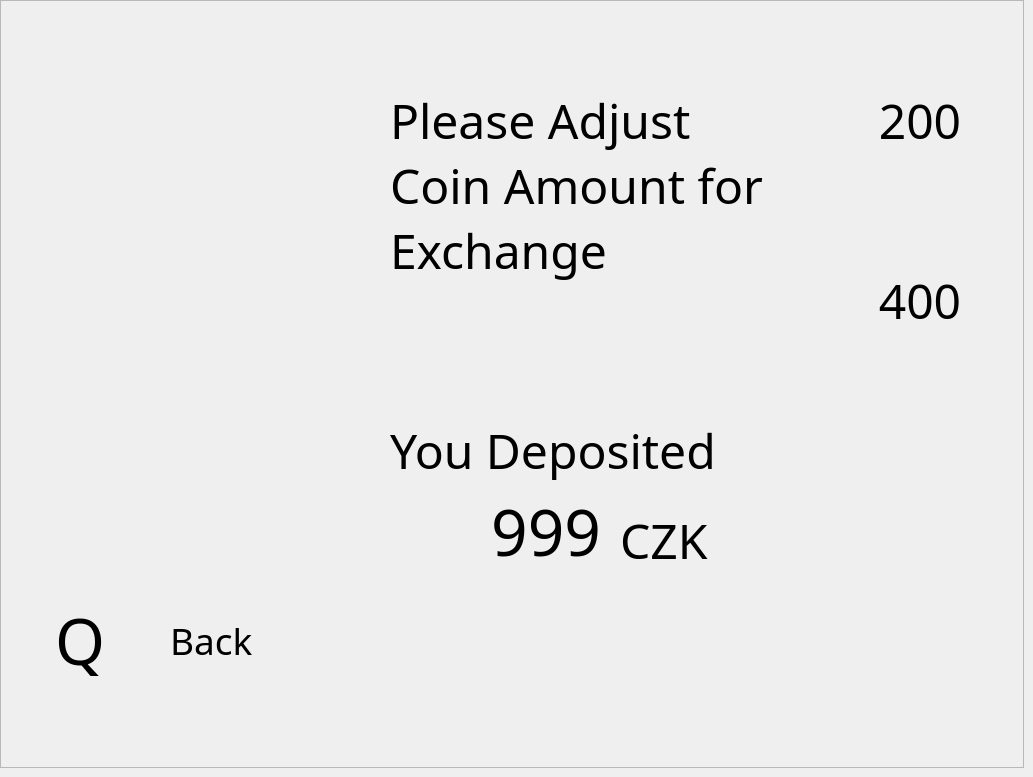
    <widget class="QWidget" name="i4pageFixedExchange">
     <widget class="QFrame" name="i4frFixedExchange">
      <property name="geometry">
       <rect>
        <x>0</x>
        <y>0</y>
        <width>1024</width>
        <height>768</height>
       </rect>
      </property>
      <property name="styleSheet">
       <string notr="true">QPushButton{ border-image: url(:/buttons/btn500.png);}
QPushButton:pressed {border-image: url(:/buttons/btn500pressed.png); border: none;}
QPushButton:disabled {border-image: url(:/bckgrnd/bgnd500.png); border: none;}
</string>
      </property>
      <property name="frameShape">
       <enum>QFrame::StyledPanel</enum>
      </property>
      <property name="frameShadow">
       <enum>QFrame::Raised</enum>
      </property>
      <widget class="QPushButton" name="i4btnExChoice2">
       <property name="geometry">
        <rect>
         <x>840</x>
         <y>220</y>
         <width>160</width>
         <height>160</height>
        </rect>
       </property>
       <property name="font">
        <font>
         <family>Berlin Sans FB</family>
         <pointsize>36</pointsize>
         <weight>50</weight>
         <bold>false</bold>
        </font>
       </property>
       <property name="focusPolicy">
        <enum>Qt::NoFocus</enum>
       </property>
       <property name="text">
        <string>400</string>
       </property>
       <property name="flat">
        <bool>true</bool>
       </property>
      </widget>
      <widget class="QLabel" name="i4lblYouDeposited">
       <property name="geometry">
        <rect>
         <x>390</x>
         <y>400</y>
         <width>371</width>
         <height>101</height>
        </rect>
       </property>
       <property name="font">
        <font>
         <family>Berlin Sans FB</family>
         <pointsize>36</pointsize>
         <weight>50</weight>
         <bold>false</bold>
        </font>
       </property>
       <property name="text">
        <string>You Deposited</string>
       </property>
       <property name="wordWrap">
        <bool>true</bool>
       </property>
      </widget>
      <widget class="QPushButton" name="i4btnExChoice1">
       <property name="geometry">
        <rect>
         <x>840</x>
         <y>40</y>
         <width>160</width>
         <height>160</height>
        </rect>
       </property>
       <property name="font">
        <font>
         <family>Berlin Sans FB</family>
         <pointsize>36</pointsize>
         <weight>50</weight>
         <bold>false</bold>
        </font>
       </property>
       <property name="focusPolicy">
        <enum>Qt::NoFocus</enum>
       </property>
       <property name="text">
        <string>200</string>
       </property>
       <property name="flat">
        <bool>true</bool>
       </property>
      </widget>
      <widget class="QLabel" name="i4lblBack">
       <property name="geometry">
        <rect>
         <x>170</x>
         <y>600</y>
         <width>101</width>
         <height>81</height>
        </rect>
       </property>
       <property name="font">
        <font>
         <family>Berlin Sans FB</family>
         <pointsize>28</pointsize>
         <weight>50</weight>
         <bold>false</bold>
        </font>
       </property>
       <property name="text">
        <string>Back</string>
       </property>
       <property name="wordWrap">
        <bool>true</bool>
       </property>
      </widget>
      <widget class="QLabel" name="i4lblCurBalance">
       <property name="geometry">
        <rect>
         <x>340</x>
         <y>480</y>
         <width>261</width>
         <height>101</height>
        </rect>
       </property>
       <property name="font">
        <font>
         <family>Berlin Sans FB</family>
         <pointsize>48</pointsize>
         <weight>50</weight>
         <bold>false</bold>
        </font>
       </property>
       <property name="text">
        <string>999</string>
       </property>
       <property name="alignment">
        <set>Qt::AlignRight|Qt::AlignTrailing|Qt::AlignVCenter</set>
       </property>
       <property name="wordWrap">
        <bool>true</bool>
       </property>
      </widget>
      <widget class="QLabel" name="i4lblExCurrency">
       <property name="geometry">
        <rect>
         <x>620</x>
         <y>490</y>
         <width>101</width>
         <height>101</height>
        </rect>
       </property>
       <property name="font">
        <font>
         <family>Berlin Sans FB</family>
         <pointsize>36</pointsize>
         <weight>50</weight>
         <bold>false</bold>
        </font>
       </property>
       <property name="text">
        <string>CZK</string>
       </property>
       <property name="wordWrap">
        <bool>true</bool>
       </property>
      </widget>
      <widget class="QPushButton" name="i4btnExBack">
       <property name="geometry">
        <rect>
         <x>0</x>
         <y>560</y>
         <width>160</width>
         <height>160</height>
        </rect>
       </property>
       <property name="font">
        <font>
         <family>Berlin Sans FB</family>
         <pointsize>48</pointsize>
         <weight>50</weight>
         <bold>false</bold>
        </font>
       </property>
       <property name="focusPolicy">
        <enum>Qt::NoFocus</enum>
       </property>
       <property name="text">
        <string>Q</string>
       </property>
       <property name="shortcut">
        <string>Q</string>
       </property>
       <property name="flat">
        <bool>true</bool>
       </property>
      </widget>
      <widget class="QLabel" name="i4lblPleaseChoose">
       <property name="geometry">
        <rect>
         <x>390</x>
         <y>60</y>
         <width>411</width>
         <height>251</height>
        </rect>
       </property>
       <property name="font">
        <font>
         <family>Berlin Sans FB</family>
         <pointsize>36</pointsize>
         <weight>50</weight>
         <bold>false</bold>
        </font>
       </property>
       <property name="text">
        <string>Please Adjust Coin Amount for Exchange</string>
       </property>
       <property name="wordWrap">
        <bool>true</bool>
       </property>
      </widget>
     </widget>
    </widget>
